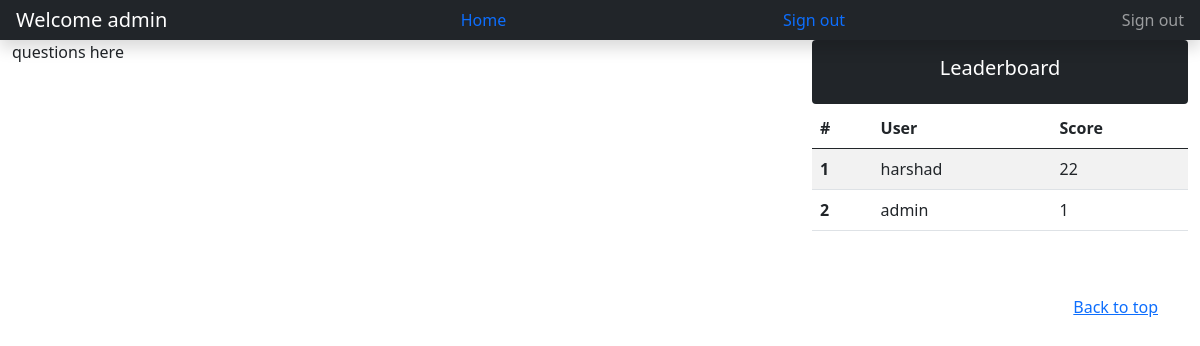
Screenshot of /home/quiz/ (signed in) with the database file from the repository.
### quiz/models.py (models this page shows, shortened)
class LeaderBoard(models.Model):
    user = models.ForeignKey(User, on_delete=models.CASCADE)
    best_score = models.IntegerField()

### quiz/views.py (the view)
# urls.py: path('', views.quizHome,name="quizHome"),
def quizHome(request):
    leaderboard = LeaderBoard.objects.all().order_by('-best_score')
    return render(request,'quiz_home.html',{'leaderboard':leaderboard})

### quiz/templates/quiz_home.html (shortened to what this page needs)
{% extends 'base.html' %}
{% block content %}
<div class = 'container-fluid' >
    <div class = 'row'>
        <div class = 'col-8'>
        <p>questions here<p>
        </div>
        <div class = 'col-4'>
        <div class="p-1 p-md-3 mb-1 text-white text-center rounded bg-dark">
            <div class="col-md-12 px-0">
                <h1 class="lead">Leaderboard</h1>
            </div>
        </div>
        <table class="table table-striped">
          <thead>
            <tr>
              <th scope="col">#</th>
              <th scope="col">User</th>
              <th scope="col">Score</th>
            </tr>
          </thead>
          <tbody>
          {% for record in leaderboard %}
          <tr>
              <th scope="row">{{ forloop.counter }}</th>
              <td>{{ record.user.username }}</td>
              <td>{{ record.best_score }}</td>
            </tr>
          {% endfor %}
        </tbody>
        </table>
        </div>
    </div>
</div>
{% endblock %}

### home/templates/base.html (shortened to what this page needs)
<!doctype html>
{% load socialaccount %}
{% load static %}
<html lang="en">
  <head>
    <link href="https://cdn.jsdelivr.net/npm/bootstrap@5.0.0-beta1/dist/css/bootstrap.min.css" rel="stylesheet">
  </head>
  <body>
    <header class="navbar navbar-dark sticky-top bg-dark flex-md-nowrap p-0 shadow">
        <a class="navbar-brand col-md-3 col-lg-2 me-0 px-3" href="#">Welcome {{ user.username }}</a>
        <a class="nav-link" href="{% url 'Applist' %}">Home</a>
        <a class="nav-link" href="{% url 'account_logout' %}">Sign out</a>
        <ul class="navbar-nav px-3">
          <li class="nav-item text-nowrap">
            <a class="nav-link" href="{% url 'account_logout' %}">Sign out</a>
          </li>
        </ul>
      </header>
<main>
    {% block content %}
    {% endblock %}
</main>
<footer class="text-muted py-5">
  <div class="container">
    <p class="float-end mb-1">
      <a href="#">Back to top</a>
    </p>
  </div>
</footer>
  </body>
</html>

### rows the page displays
LeaderBoard: user.username "harshad", best_score "22"
LeaderBoard: user.username "admin", best_score "1"

### other values shown
{{ user.username }} "admin"
